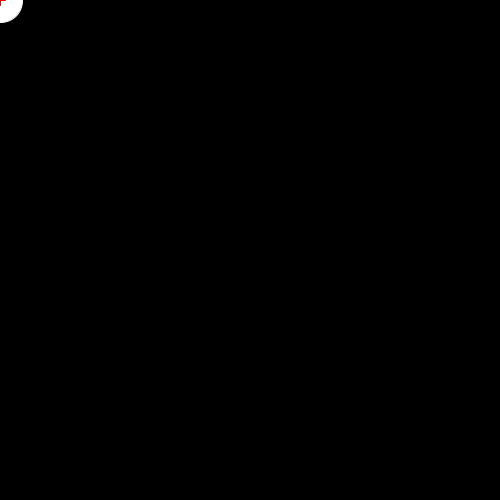
Frame 1 (no input)
Frame 60 (the mouse pressed at the canvas centre just before this capture): identical to frame 1, image omitted
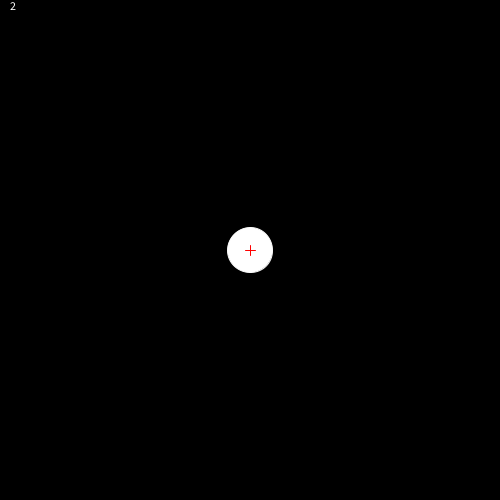
Frame 120 (the mouse held since frame 60 and released just before this capture)

The Processing sketch that drew these frames (run headless with seeded random() and noise(); from frame 60 on, the mouse is pressed at the canvas centre):

// Processing sketch: sketch_hunt
// ── sketch_hunt.pde
float xPos = random(500);
float yPos = random(500);
float col = 0;

void setup() {
  size(500, 500);
}


void draw() {
  background(0);
  fill(255);
  text(frameCount/60, 10, 10);

  //scope
  stroke(250);
  fill(255);
  circle(mouseX, mouseY, 45);

  //crosshairs
  stroke(255, 0, 0);
  line(mouseX, mouseY-5, mouseX, mouseY+5);
  line(mouseX-5, mouseY, mouseX+5, mouseY);

  float d = dist(xPos, yPos, mouseX, mouseY);
  float maxDist = dist(0, 0, width/2, height/2);
  //float gray = map(d, , maxDist, 0, 255);
  //println(maxDist, gray, d);
  println(d, xPos);

  noStroke();
  //float gray = map(d, 0, 25, 0, 255);
  //println(d, maxDist,gray);
  //fill(gray);
  //fill(160,82,45);
  fill(col, 0, 0);
  circle(xPos, yPos, 5);

  //if xPos >

  if (d <25) {
    
    xPos = xPos - 2*sin(mouseX-xPos);
    yPos = yPos - 2*sin(mouseY-yPos);
  } 
  if (d <10) {
    xPos = xPos - 2*cos(mouseX-xPos);
    yPos = yPos - 2*cos(mouseY-yPos);
    col = col + 3;
    if (col > 255) {
      fill(0, 255, 0);
      textAlign(CENTER);
      text("you win", height/2, width/2);
      frameRate(0);
    }
  }
 else if (col > 0) {
  col --;
}
}
